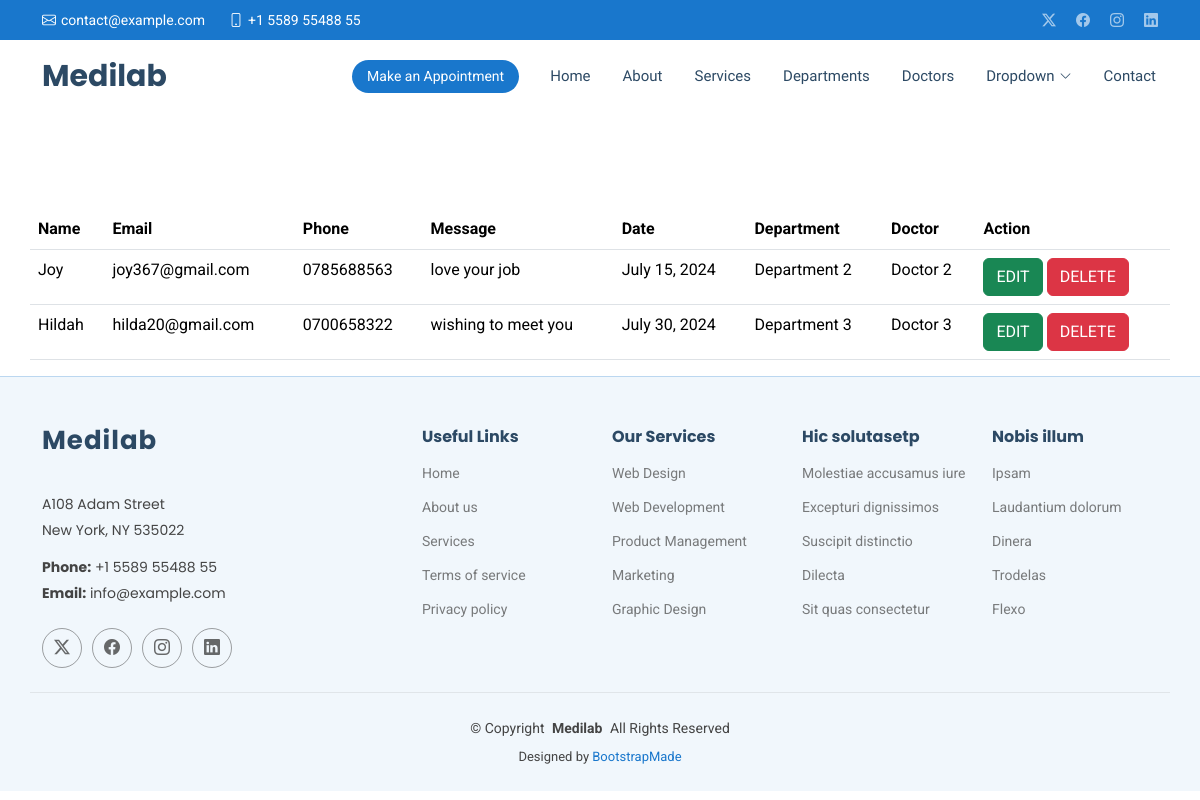
/show/, run on an earlier commit of the app's database.
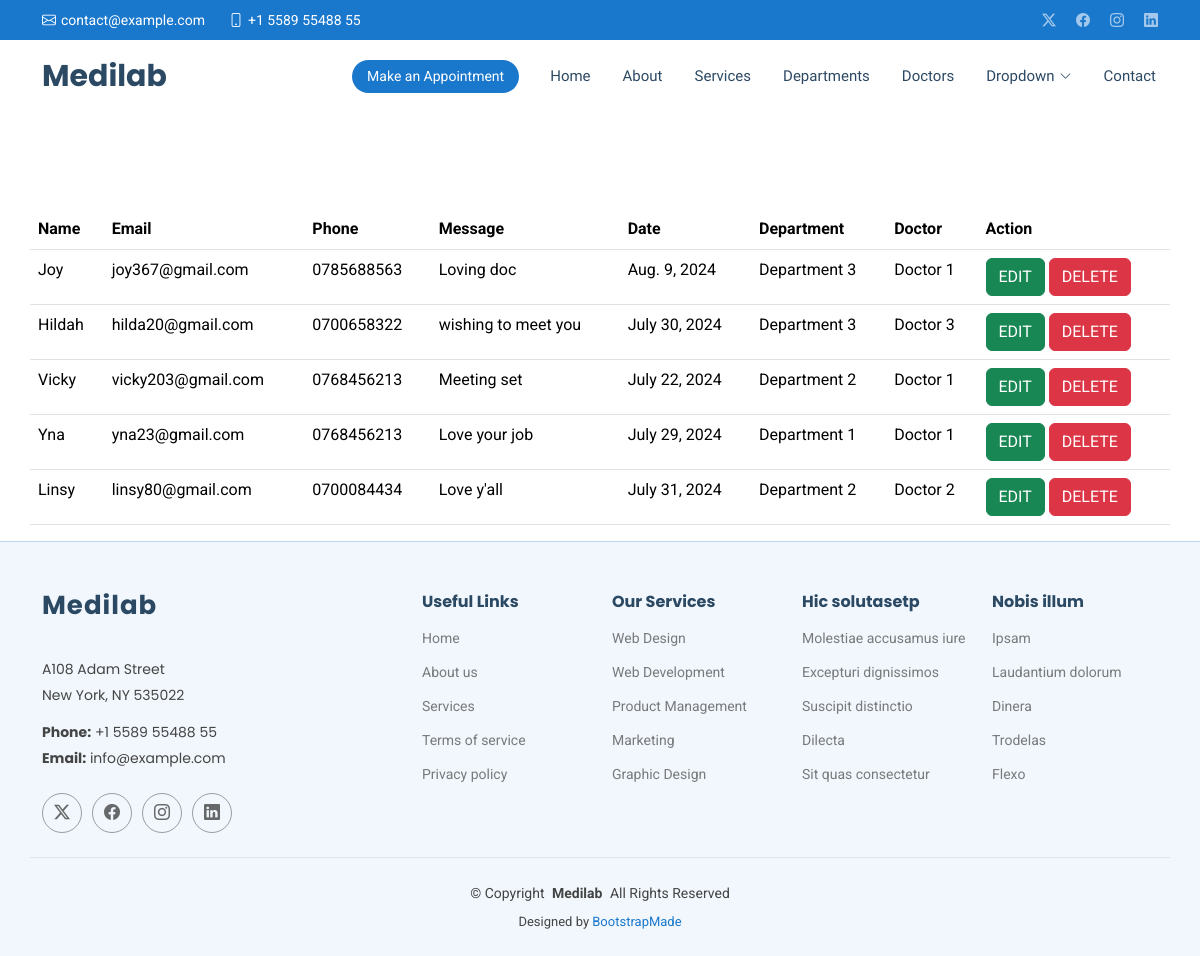
And on a later commit of the database.
### medicioapp/models.py (models this page shows, shortened)
class Appoint(models.Model):
    name = models.CharField(max_length=200)
    email = models.EmailField()
    phone = models.CharField(max_length=12)
    message = models.TextField(max_length=200)
    date = models.DateField()
    department = models.CharField(max_length=200)
    doctor = models.CharField(max_length=200)

### medicioapp/views.py (the view)
# urls.py: path('show/', views.show, name='show'),
def show(request):
    information = Appoint.objects.all()
    return render(request, 'show.html', {'data': information})

### templates/show.html
{% extends 'starter-page.html' %}
{% load static %}
{% block body %}
<table class="table container"><br><br><br><br>
<tr>
    <th>Name</th>
    <th>Email</th>
    <th>Phone</th>
    <th>Message</th>
    <th>Date</th>
    <th>Department</th>
    <th>Doctor</th>
    <th>Action</th>
</tr>
    {% for x in data %}
<tr>
    <td>{{ x.name }}</td>
    <td>{{ x.email }}</td>
    <td>{{ x.phone }}</td>
    <td>{{ x.message }}</td>
    <td>{{ x.date }}</td>
    <td>{{ x.department }}</td>
    <td>{{ x.doctor }}</td>
    <td>
        <a href="/edit/{{ x.id }}" class="btn btn-success">EDIT</a>
        <a href="/delete/{{ x.id }}" class="btn btn-danger">DELETE</a>
    </td>
</tr>
  {% endfor %}
</table>
{% endblock %}

What changed in the data, as far as the page shows it:
changed Appoint "Joy": message "love your job" → "Loving doc"; date "July 15, 2024" → "Aug. 9, 2024"; department "Department 2" → "Department 3"; doctor "Doctor 2" → "Doctor 1"
added Appoint: name "Vicky", email "vicky203@gmail.com", phone "0768456213", message "Meeting set", date "July 22, 2024", department "Department 2", doctor "Doctor 1"
added Appoint: name "Yna", email "yna23@gmail.com", phone "0768456213", message "Love your job", date "July 29, 2024", department "Department 1", doctor "Doctor 1"
added Appoint: name "Linsy", email "linsy80@gmail.com", phone "0700084434", message "Love y'all", date "July 31, 2024", department "Department 2", doctor "Doctor 2"
